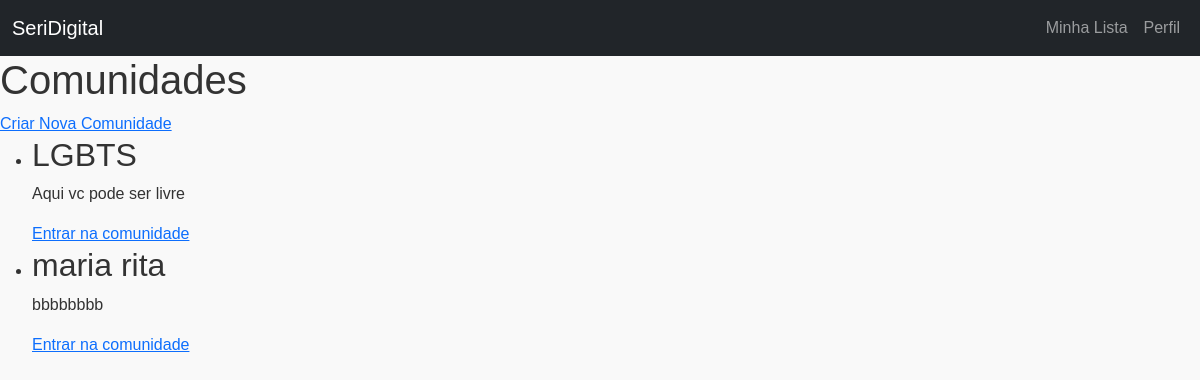
/comunidade/ (signed in), run on the app's committed database.
### app/models.py (models this page shows)
class Community(db.Model):
    __tablename__ = 'tb_communities'
    id = db.Column('com_id', db.Integer, primary_key=True)
    owner_id = db.Column('com_owner_id', db.Integer, db.ForeignKey('tb_users.usr_id'), nullable=False)
    name = db.Column('com_name', db.String(255), nullable=False)  # nome da comunidade
    description = db.Column('com_description', db.Text)
    created_at = db.Column('com_created_at', db.DateTime, default=datetime.utcnow, nullable=False)
    owner = db.relationship('Usuario', backref='owned_communities')
    posts = db.relationship('CommunityPost', backref='community', lazy='dynamic')

### app/blueprints/comunidade.py (the view)
@comunidade_bp.route('/', methods=['GET'])
@login_required
def comunidade():
    comunidades = Community.query.order_by(Community.created_at.asc()).all()
    return render_template('lista_comunidades.html', comunidades=comunidades)

### app/blueprints/auth.py (called while the page is built)
@login_manager.user_loader
def load_user(user_id):
    return Usuario.query.get(int(user_id))

### app/templates/lista_comunidades.html (shortened to what this page needs)
<!DOCTYPE html>
<html lang="pt-br">
<head>
    <link href="https://cdn.jsdelivr.net/npm/bootstrap@5.3.1/dist/css/bootstrap.min.css" rel="stylesheet">
    <link rel="stylesheet" href="{{ url_for('static', filename='style.css') }}">
</head>
<body>
    <nav class="navbar navbar-expand-lg navbar-dark bg-dark">
        <div class="container-fluid">
            <a class="navbar-brand" href="{{ url_for('main.index') }}">SeriDigital</a>
            <div class="collapse navbar-collapse" id="navbarNav">
                <ul class="navbar-nav ms-auto">
                    <li class="nav-item"><a class="nav-link" href="{{ url_for('users.list_users') }}">Minha Lista</a></li>
                    <li class="nav-item"><a class="nav-link" href="{{ url_for('users.profile', user_id=current_user.id) }}">Perfil</a></li>
                </ul>
            </div>
        </div>
    </nav>
    <h1>Comunidades</h1>
    <a href="{{ url_for('comunidade.criar_comunidade') }}" class="btn-criar">Criar Nova Comunidade</a>
    {% if comunidades %}
        <ul class="community-list">
            {% for comunidade in comunidades %}
                <li class="community-item">
                    <h2>{{ comunidade.name }}</h2>
                    <p>{{ comunidade.description or "Sem descrição." }}</p>
                    <a href="{{ url_for('comunidade.comunidade_users', community_id=comunidade.id) }}">Entrar na comunidade</a>
                </li>
            {% endfor %}
        </ul>
    {% else %}
        <p>Nenhuma comunidade criada ainda.</p>
    {% endif %}
</body>
</html>

### app/static/style.css (style rules this page uses)
body { font-family: Arial, sans-serif; margin: 0; background-color: #f9f9f9; color: #333; }

### data on the page
Community: name "LGBTS", com_description "Aqui vc pode ser livre"
Community: name "maria rita", com_description "bbbbbbbb"
